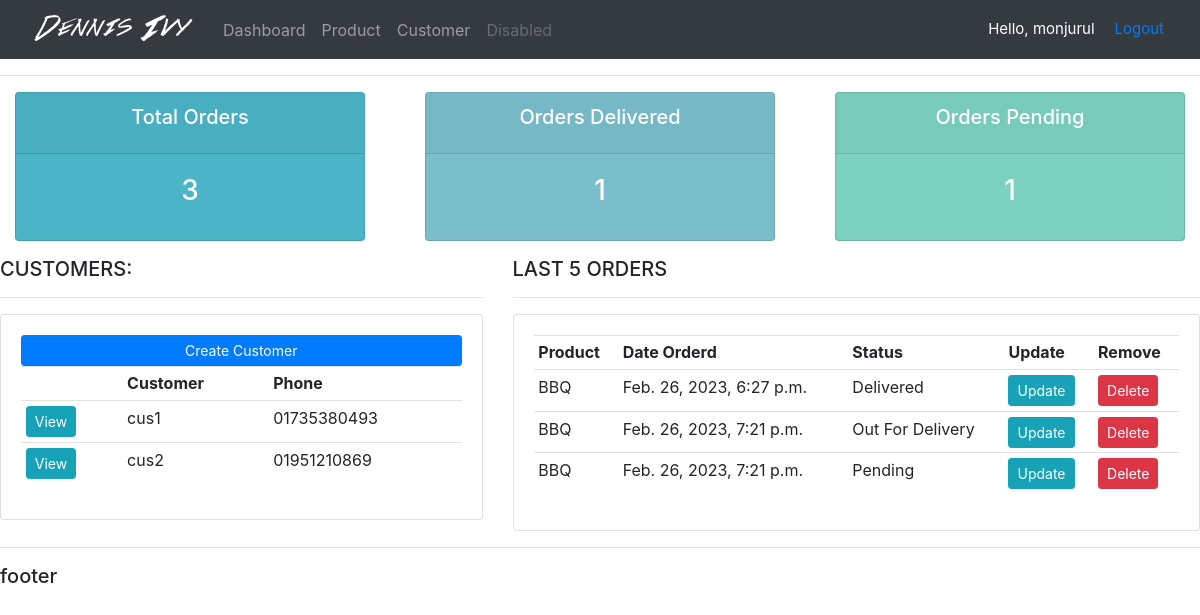
Page / (signed in) on the earlier database version.
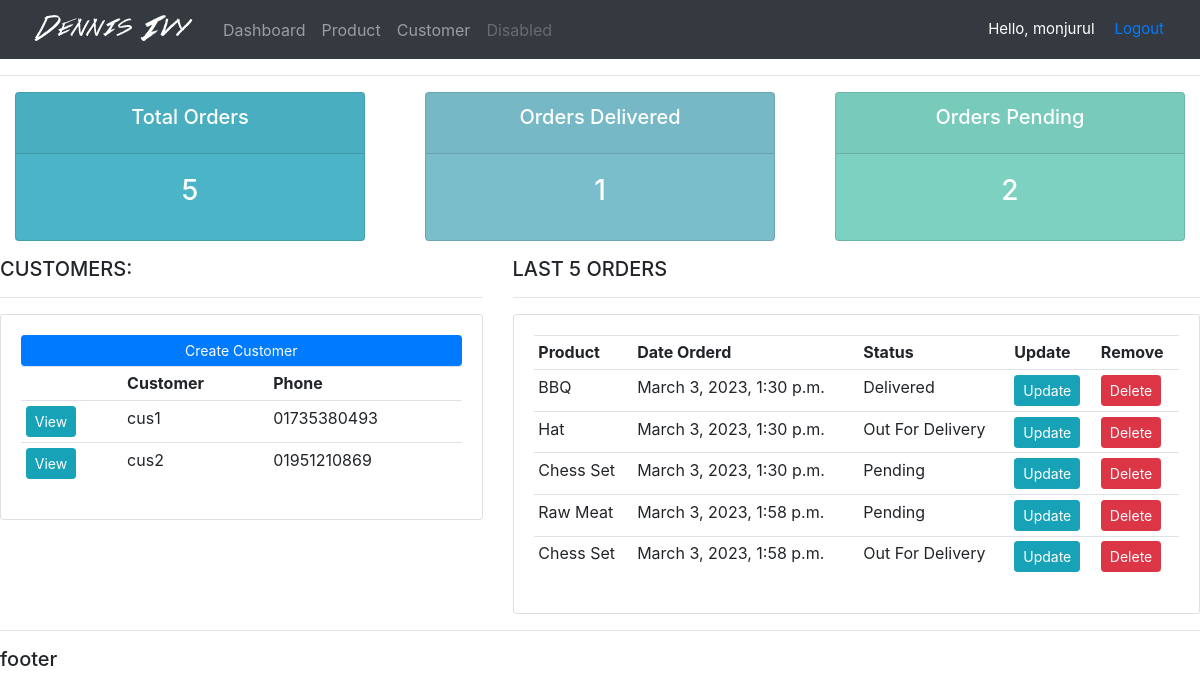
Same page on the later database version.
### accounts/models.py (models this page shows, shortened)
class Customer(models.Model):
    name = models.CharField(max_length=200, null=True)
    phone = models.CharField(max_length=200, null=True)
    email = models.CharField(max_length=200, null=True)
    date_created = models.DateTimeField(auto_now_add=True, null=True)

class Order(models.Model):
    STATUS = (
        ('Pending', 'Pending'),
        ('Out For Delivery', 'Out For Delivery'),
        ('Delivered', 'Delivered'),
    )
    customer = models.ForeignKey(Customer, null=True, on_delete=models.SET_NULL)
    product = models.ForeignKey(Product, null=True, on_delete=models.SET_NULL)
    date_created = models.DateTimeField(auto_now_add=True, null=True)
    status = models.CharField(max_length=200, null=True, choices=STATUS)

class Product(models.Model):
    CATEGORY = (
        ('Indoor', 'Indoor'),
        ('Outdoor', 'Outdoor'),
    )
    name = models.CharField(max_length=200, null=True)
    price = models.FloatField(null=True)
    category = models.CharField(max_length=200, null=True, choices=CATEGORY)
    description = models.CharField(max_length=200, null=True, blank=True)
    date_created = models.DateTimeField(auto_now_add=True, null=True)
    tags = models.ManyToManyField(Tag)
    def __str__(self):
        return self.name

### accounts/views.py (the view)
# urls.py: path('', views.home, name = 'home'),
@login_required(login_url="/login")
def home(request):
    customers = Customer.objects.all()
    orders = Order.objects.all()
    total_customers = customers.count()
    total_orders = orders.count()
    orders_delivered = orders.filter(status="Delivered").count()
    orders_pending = orders.filter(status="Pending").count()
    context = {'orders':orders, 'customers':customers,
               'total_orders':total_orders, 'orders_delivered':orders_delivered,
               'orders_pending':orders_pending}
    return render(request, 'accounts/dashboard.html', context)

### accounts/templates/accounts/dashboard.html
{% extends 'accounts/main.html' %}
{% block content %}
{% include 'accounts/status.html' %}
<div class="row">
	<div class="col-md-5">
		<h5>CUSTOMERS:</h5>
		<hr>
		<div class="card card-body">
			<a class="btn btn-primary  btn-sm btn-block" href="">Create Customer</a>
			<table class="table table-sm">
				<tr>
					<th></th>
					<th>Customer</th>
					<th>Phone</th>
				</tr>
				{% for i in customers %}
					<tr>
						<td><a class="btn btn-sm btn-info"  href="{% url 'customer' i.id %}">View</a></td>
						<td>{{i.name}}</td>
						<td>{{i.phone}}</td>
					</tr>
				{% endfor %}
			</table>
		</div>
	</div>
	<div class="col-md-7">
		<h5>LAST 5 ORDERS</h5>
		<hr>
		<div class="card card-body">
			<table class="table table-sm">
				<tr>
					<th>Product</th>
					<th>Date Orderd</th>
					<th>Status</th>
					<th>Update</th>
					<th>Remove</th>
				</tr>
				{% for i in orders %}
					<tr>
						<td>{{i.product}}</td>
						<td>{{i.date_created}}</td>
						<td>{{i.status}}</td>
						<td><a class="btn btn-sm btn-info" href="{% url 'update_order' i.id %}">Update</a></td>
						<td><a class="btn btn-sm btn-danger" href="{% url 'delete_order' i.id %}">Delete</a></td>
					</tr>
				{% endfor %}
			</table>
		</div>
	</div>
</div>
{% endblock %}

### accounts/templates/accounts/main.html (shortened to what this page needs)
{% load static %}
<!DOCTYPE html>
<html lang="en">
<head>
    <link rel="stylesheet" href="https://cdn.jsdelivr.net/npm/bootstrap@4.4.1/dist/css/bootstrap.min.css"
>
</head>
<body>
    {% include 'accounts/navbar.html' %}
    <hr>
    {% block content %}
    {% endblock %}
    <hr>
    <h5>footer</h5>
</body>
</html>

### accounts/templates/accounts/navbar.html (shortened to what this page needs)
{% load static %}
<nav class="navbar navbar-expand-lg navbar-dark bg-dark">
    <img src="{% static 'images/logo.png' %}" alt="nothing">
    <div class="collapse navbar-collapse" id="navbarNav">
      <ul class="navbar-nav">
        <li class="nav-item">
          <a class="nav-link" href="{% url 'home' %}">Dashboard</a>
        </li>
        <li class="nav-item">
          <a class="nav-link" href="{% url 'product' %}">Product</a>
        </li>
        <li class="nav-item">
        <li class="nav-item">
          <a class="nav-link" href="#">Customer</a>
        </li>
        <li class="nav-item">
          <a class="nav-link disabled" href="#">Disabled</a>
        </li>
      </ul>
    </div>
    <span class="gg">Hello, {{request.user}}</span>
    <span class="gg"><a href="{% url 'logout' %}">Logout</a></span>
  </nav>

### accounts/templates/accounts/status.html
<div class="row">
	<div class="col">
		<div class="col-md">
			<div class="card text-center text-white  mb-3" id="total-orders">
			  	<div class="card-header">
			  		<h5 class="card-title">Total Orders</h5>
			  	</div>
			  	<div class="card-body">
			    	<h3 class="card-title">{{total_orders}}</h3>
			  	</div>
			</div>
		</div>
	</div>
	<div class="col">
		<div class="col-md">
			<div class="card text-center text-white  mb-3" id="orders-delivered">
			  	<div class="card-header">
			  		<h5 class="card-title">Orders Delivered</h5>
			  	</div>
			  	<div class="card-body">
			    	<h3 class="card-title">{{orders_delivered}}</h3>
			  	</div>
			</div>
		</div>
	</div>
	<div class="col">
		<div class="col-md">
			<div class="card text-center text-white  mb-3" id="orders-pending">
			  	<div class="card-header">
			  		<h5 class="card-title">Orders Pending</h5>
			  	</div>
			  	<div class="card-body">
			    	<h3 class="card-title">{{orders_pending}}</h3>
			  	</div>
			</div>
		</div>
	</div>
</div>

### accounts/templates/accounts/main.html (style rules this page uses)
body { background-color: #ebeff5; }
#total-orders { background-color: #4cb4c7; }
#orders-delivered { background-color: #7abecc; }
#orders-pending { background-color: #7CD1C0; }

### accounts/templates/accounts/navbar.html (style rules this page uses)
.gg { font-size: 15px; color: white; margin-right: 20px; }

Differences in the rows shown:
removed Order: product "BBQ", date_created "Feb. 26, 2023, 6:27 p.m.", status "Delivered"
removed Order: product "BBQ", date_created "Feb. 26, 2023, 7:21 p.m.", status "Out For Delivery"
removed Order: product "BBQ", date_created "Feb. 26, 2023, 7:21 p.m.", status "Pending"
added Order: product "BBQ", date_created "March 3, 2023, 1:30 p.m.", status "Delivered"
added Order: product "Hat", date_created "March 3, 2023, 1:30 p.m.", status "Out For Delivery"
added Order: product "Chess Set", date_created "March 3, 2023, 1:30 p.m.", status "Pending"
added Order: product "Raw Meat", date_created "March 3, 2023, 1:58 p.m.", status "Pending"
added Order: product "Chess Set", date_created "March 3, 2023, 1:58 p.m.", status "Out For Delivery"
Other differences:
{{ total_orders }}: "3" → "5"
{{ orders_pending }}: "1" → "2"
